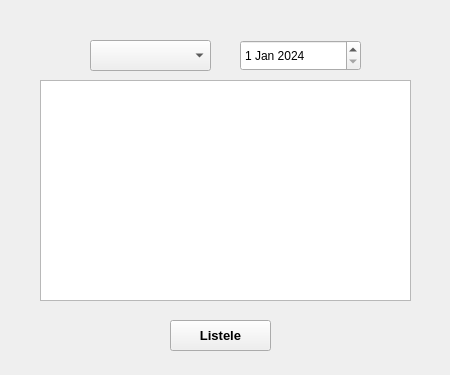
<?xml version="1.0" encoding="UTF-8"?>
<ui version="4.0">
 <class>Form</class>
 <widget class="QWidget" name="Form">
  <property name="geometry">
   <rect>
    <x>0</x>
    <y>0</y>
    <width>450</width>
    <height>375</height>
   </rect>
  </property>
  <property name="windowTitle">
   <string>Form</string>
  </property>
  <widget class="QComboBox" name="comboBox">
   <property name="geometry">
    <rect>
     <x>90</x>
     <y>40</y>
     <width>121</width>
     <height>31</height>
    </rect>
   </property>
  </widget>
  <widget class="QDateEdit" name="dateEdit">
   <property name="geometry">
    <rect>
     <x>240</x>
     <y>40</y>
     <width>121</width>
     <height>31</height>
    </rect>
   </property>
   <property name="dateTime">
    <datetime>
     <hour>0</hour>
     <minute>0</minute>
     <second>0</second>
     <year>2024</year>
     <month>1</month>
     <day>1</day>
    </datetime>
   </property>
  </widget>
  <widget class="QPushButton" name="pushButton">
   <property name="geometry">
    <rect>
     <x>170</x>
     <y>320</y>
     <width>101</width>
     <height>31</height>
    </rect>
   </property>
   <property name="font">
    <font>
     <pointsize>10</pointsize>
     <weight>75</weight>
     <bold>true</bold>
    </font>
   </property>
   <property name="text">
    <string>Listele</string>
   </property>
  </widget>
  <widget class="QTableWidget" name="tableWidget">
   <property name="geometry">
    <rect>
     <x>40</x>
     <y>80</y>
     <width>371</width>
     <height>221</height>
    </rect>
   </property>
  </widget>
 </widget>
 <resources/>
 <connections/>
</ui>
